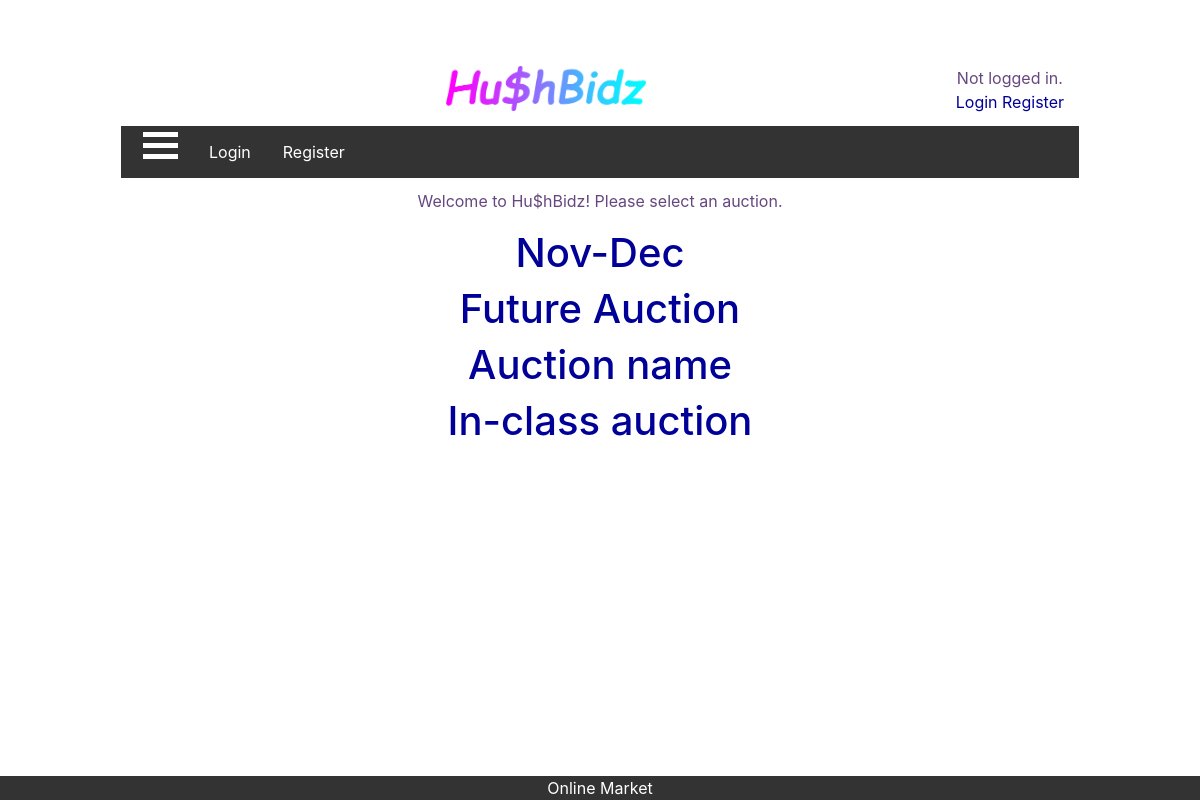
/auction_app/, run on an earlier commit of the app's database.
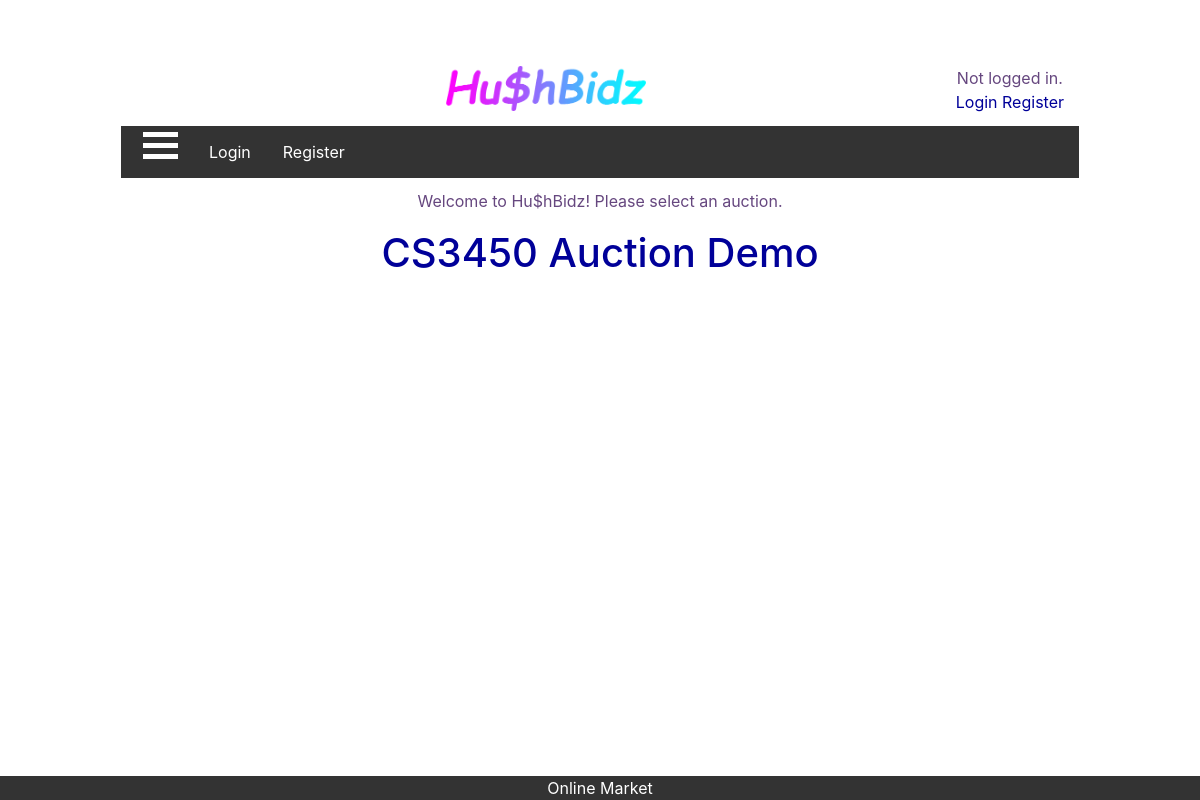
And on a later commit of the database.
### auction_app/models.py (models this page shows, shortened)
class Auction(models.Model):
    name = models.CharField('name', max_length=256, default = 'Auction name')
    description = models.TextField('description', default = 'description', max_length=256)
    admin=models.CharField(max_length=256)
    live_auction=models.BooleanField(default=False)
    start_time=models.DateTimeField('start_time', default = timezone.now)
    end_time=models.DateTimeField('end_time', default = one_hour_hence)
    numUsers = 0

### auction_app/views.py (the view)
def index(request):
    auctions = Auction.objects.all()
    context = {
        'auctions': auctions,
    }
    template = loader.get_template('auction_app/index.html')
    return HttpResponse(template.render(context,request))

### auction_app/templates/auction_app/index.html
{% extends "auction_app/base.html" %}
{% block content %}
<p style="text-align: center;">Welcome to Hu$hBidz! Please select an auction.</p>
  {% if auctions %}
	{% for a in auctions %}
           <div>
             <h1 style="text-align: center;"><a id="aucname" href="{% url 'view_auction' pk=a.pk %}">{{a.name}}</a></h1>
	   </div>
	{% endfor %}
   {% else %}
   <p style="text-align: center;">No Auctions to show <br/>
<a href="{% url 'setup_auction' %}">Add Auctions</a> </p>
  {% endif %}
{% endblock %}

What changed in the data, as far as the page shows it:
removed Auction: name "Nov-Dec"
removed Auction: name "Future Auction"
removed Auction: name "Auction name"
removed Auction: name "In-class auction"
added Auction: name "CS3450 Auction Demo"
